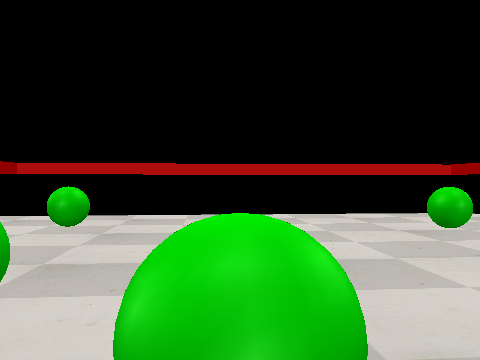
#> input picture img-1.png, 480 x 360 px
$ python color_detecton.py
#> lines starting #> are read from the running program, lines starting #| are printed output that depends on the picture; after the words box and inside, x2 and y2 are one past the last pixel; in counts of white or black regions, pixels touching at a corner belong together
#> further down, src_img is the input picture: shape (360, 480, 3); mean B, G, R 44, 82.4, 51.4
import cv2
#from picamera.array import PiRGBArray
#from picamera import PiCamera
import numpy as np
import time
import sys

np.set_printoptions(threshold=sys.maxsize)

def color_detect(img, color_name):
    # here is the range of H in the HSV color space represented by the color
#> called with color_name = 'green'
    color_dict = {'red':[0,4],'orange':[5,18],'yellow':[22,37],'green':[42,85],'blue':[92,110],'purple':[115,165],'red_2':[165,180]}

    # define a 5×5 convolution kernel with element values of all 1.
    kernel_5 = np.ones((5,5), np.uint8)

    # the blue range will be different under different lighting conditions and can be adjusted flexibly.
    # H: chroma, S: saturation v: lightness
    # cv2.imshow("video", img)

    # in order to reduce the amount of calculation, the size of the picture is reduced to (160,120)
    #resize_img = cv2.resize(img, (160,120), interpolation=cv2.INTER_LINEAR)
    resize_img =  img

    #try:
    hsv = cv2.cvtColor(resize_img, cv2.COLOR_BGR2HSV) # convert from BGR to HSV
#> hsv: shape (360, 480, 3); mean H, S, V 15.6, 58.2, 88.3
    #except:
    #    rgb = cv2.cvtColor(resize_img, cv2.COLOR_GRAY2BGR)
    #    hsv = cv2.cvtColor(rgb, cv2.COLOR_BGR2HSV)
    color_type = color_name

    # inRange()：Make the ones between lower/upper white, and the rest black
    mask = cv2.inRange(hsv,np.array([min(color_dict[color_type]), 60, 60]), np.array([max(color_dict[color_type]), 255, 255]))
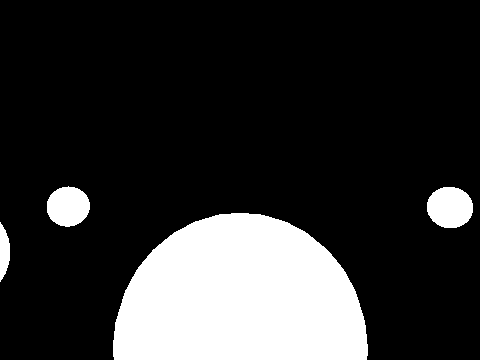
#> mask: shape (360, 480); 19.2% white; 4 white regions, box (x1, y1, x2, y2) and area: (113, 213, 368, 360) 29917, (427, 187, 473, 228) 1513, (47, 186, 90, 227) 1363, (0, 222, 10, 282) 425
    if color_type == 'red':
            mask_2 = cv2.inRange(hsv, (color_dict['red_2'][0],0,0), (color_dict['red_2'][1],255,255))
            mask = cv2.bitwise_or(mask, mask_2)

    morphologyEx_img = cv2.morphologyEx(mask, cv2.MORPH_OPEN, kernel_5,iterations=1) # perform an open operation on the image
#> morphologyEx_img: shape (360, 480); 19.2% white; 4 white regions

    # find the contour in morphologyEx_img, and the contours are arranged according to the area from small to large.
    _tuple = cv2.findContours(morphologyEx_img,cv2.RETR_EXTERNAL,cv2.CHAIN_APPROX_SIMPLE)

    # compatible with opencv3.x and openc4.x
    if len(_tuple) == 3:
        _, contours, hierarchy = _tuple
    else:
        contours, hierarchy = _tuple
#> contours = 4 contours; box (x1, y1, x2, y2) and area: (113, 213, 368, 360) 29594, (427, 187, 473, 228) 1450, (47, 187, 90, 227) 1303, (0, 225, 10, 279) 361

    color_area_num = len(contours) # Count the number of contours
#> color_area_num = 4

    if color_area_num > 0:
        for i in contours:    # Traverse all contours
            # Decompose the contour into the coordinates of the upper left corner and the width and height of the recognition object
            x,y,w,h = cv2.boundingRect(i)

            # Draw a rectangle on the image (picture, upper left corner coordinate, lower right corner coordinate, color, line width)
            if w >= 1 and h >= 1:
            #if w >= 1 and h >= 1:
                """
                    Because the picture is reduced to a quarter of the original size,
                    if you want to draw a rectangle on the original picture to circle
                    the target, you have to multiply x, y, w, h by 4.
                """
                # [4 lines of commented-out code are left out]
                cv2.rectangle(img,(x,y),(x+w,y+h),(0,255,0),2)  # Draw a rectangular frame
#> this loop made 4 passes
#> (x, y, w, h) on passes 1 to 4: (0, 225, 10, 54), (113, 213, 255, 147), (427, 187, 46, 41), (47, 187, 43, 40)
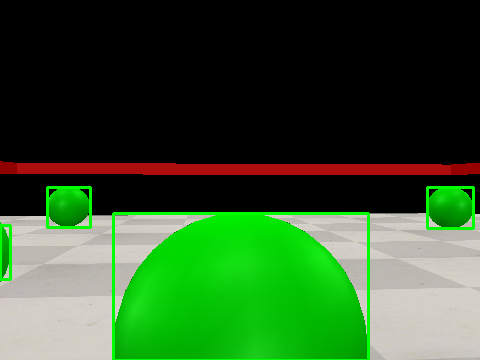
#> img: shape (360, 480, 3); mean B, G, R 42.3, 84.7, 49.7
                # cv2.putText(img,color_type,(x,y), cv2.FONT_HERSHEY_SIMPLEX, 1,(0,0,255),2)  # Add character description

    return img, mask, morphologyEx_img

def interpret_image(ball_color, border_color, image):
    _, ball_mask, _ = color_detect(image, ball_color)
    _, border_mask, _ = color_detect(image, border_color)
#> call 2 of color_detect, with color_name = 'red'
#> in color_detect (call 2), `hsv = cv2.cvtColor(resize_img, cv2.COLOR_BGR2HSV)`: hsv: shape (360, 480, 3); mean H, S, V 16.3, 61.9, 90.6
#> in color_detect (call 2), `mask = cv2.inRange(hsv,np.array([min(color_dict[color_type]), 60, 60])..`:
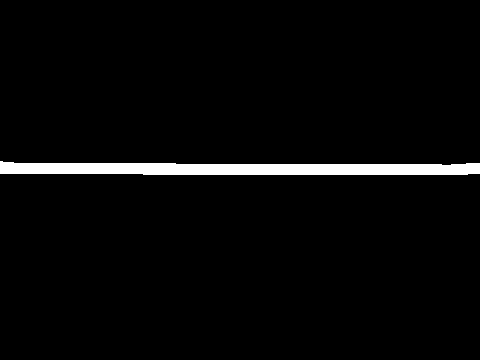
#> mask: shape (360, 480); 3.1% white; 1 white region, box (x1, y1, x2, y2) and area: (0, 161, 480, 175) 5323
#> in color_detect (call 2), `mask_2 = cv2.inRange(hsv, (color_dict['red_2'][0],0,0), (color_dict['r..`:
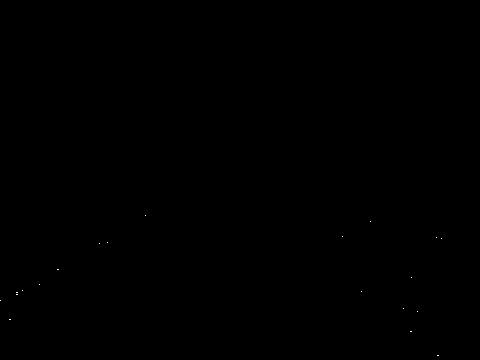
#> mask_2: shape (360, 480); 0.02% white in thin lines or dots, all inside (x1, y1, x2, y2) = (0, 215, 442, 356)
#> in color_detect (call 2), `mask = cv2.bitwise_or(mask, mask_2)`: mask: shape (360, 480); 3.1% white; 21 white regions (20 under 20 px)
#> in color_detect (call 2), `contours, hierarchy = _tuple`: contours = 1 contour; box (x1, y1, x2, y2) and area: (0, 161, 480, 175) 4832
#> in color_detect (call 2), `color_area_num = len(contours)`: color_area_num = 1
#> the loop in color_detect (call 2), `for i in contours:` made 1 pass
#> (x, y, w, h) on pass 1: (0, 161, 480, 14)
#> after the loop in color_detect (call 2), `for i in contours:`:
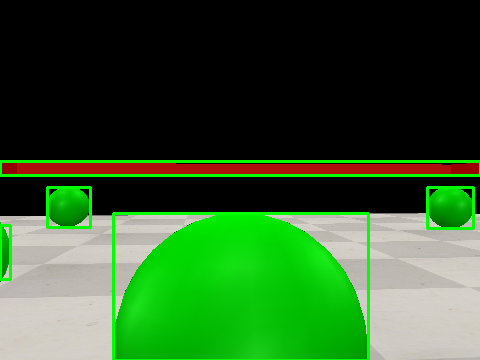
#> img: shape (360, 480, 3); 1.69% of pixels changed, all inside (x1, y1, x2, y2) = (0, 160, 480, 177)
    ball_mask = np.round_(ball_mask / 255)
    border_mask = np.round_(border_mask / 255)
#> border_mask: shape (360, 480) float64; values 0 (black) and 1 (white), 3.1% white; 21 white regions (20 under 20 px), largest, box (x1, y1, x2, y2) and area: (0, 161, 480, 175) 5323
    mask = np.stack([ball_mask, border_mask])
    # composite_image = ball_mask + 2 * border_mask
    return mask

if __name__ == "__main__":
    src_img = cv2.imread('img-1.png')
    """
    img,img_2,img_3 =  color_detect(src_img,'red')  # Color detection function
    cv2.imshow("video", img)    # OpenCV image show
    cv2.imshow("mask", img_2)    # OpenCV image show
    cv2.imshow("morphologyEx_img", img_3)    # OpenCV image show
    """

    mask = interpret_image("green", "red", src_img)
    print(mask.shape)
#| (2, 360, 480)
    # print(list(set(i for j in ball_mask for i in j)))

    ball_mask = np.array(mask[0] * 255, dtype=np.uint8)
    cv2.imwrite("ball_mask.png", ball_mask)
    border_mask = np.array(mask[1] * 255, dtype=np.uint8)
    cv2.imwrite("border_mask.png", border_mask)
